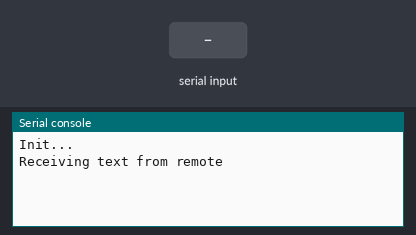
This program was run on a simulated Raspberry Pi Pico running MicroPython. Shown: the last lines printed to the serial console. The test bench sets the inputs (shaded band).

Above: at 1.2 s.
1.3 s: "1\n" received over the second serial link
At 2.5 s:
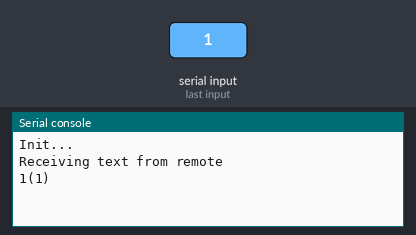
2.8 s: "0\n" received over the second serial link
At 3.8 s:
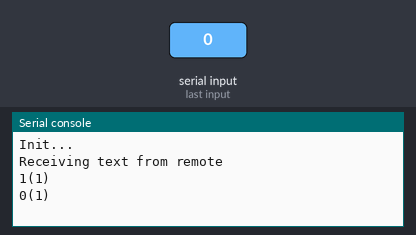
4.3 s: "2\n" received over the second serial link
At 5.1 s:
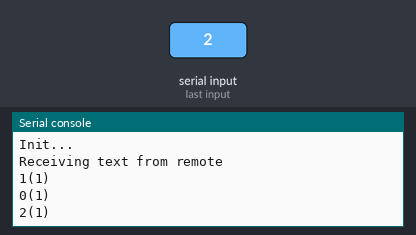

The program:

uarttextio.py
```python
from baseTextIo import *
from machine import UART, Pin
import select
import utime

class UartTextIo(baseTextIo):
    # constructor
    # for uartNo=0, tx/rx can be 0/1,12/13,16/17
    # for uartNo=1, tx/rx can be 4/5, 8/9
    def __init__(self, uartNo, baud, rxPin, txPin):
        self.poller = select.poll()
        self.uart = UART(uartNo, baud, rx=rxPin, tx=txPin)
        self.poller.register(self.uart, select.POLLIN)
        self.bufferSize = 1024                 # size of circular buffer to allocate
        self.buffer = [' '] * self.bufferSize
        self.nextIn = 0
        self.nextOut = 0
        self.echo = False

    def __readUart(self):
        events = self.poller.poll(0)
        for f in events:
            if f[0] == self.uart:
                chrs = self.uart.any()
                cnt = 0
                pos = 0
                while cnt < chrs:
                    cnt += 1
                    pos += 1
                    chr = self.uart.read(1)
                    #print("["+str(cnt)+"]="+str(chr))
                    # backspace
                    if self.echo:
                        self.Echo(chr)
                    if chr == b'\x7f':
                        if pos > 0:
                            pos -= 1
                            self.nextIn -= 1
                        continue
                    # ignored chars
                    if chr == b'\xff':
                        continue
                    # control key on terminal, skip all
                    if chr == b'\x1b' and cnt == 1:
                        cnt = chrs
                        continue
                    self.buffer[self.nextIn] = chr
                    self.nextIn += 1
                    if self.nextIn >= self.bufferSize:
                        self.nextIn = 0
                #print(str(chrs)+" chrs, ptr="+str(self.nextIn))
                return chrs
        return 0

    # Get line from system
    def GetLine(self):
        nchr = self.__readUart()

        if self.nextOut == self.nextIn:
            return ''
        n = self.nextOut
        while n < self.nextIn:
            #print("scan "+str(self.buffer[n]))
            asc = self.buffer[n]
            if asc == b'\n' or asc == b'\r':
                break
            n += 1
            if n == self.bufferSize:
                n = 0
            # No LF found
            if n == self.nextIn:
                return ''

        #print("got n="+str(n))
        lin = ''
        n += 1
        if n == self.bufferSize:
            n = 0
        while self.nextOut != n:
            addch = True
            lup = True
            asc = self.buffer[self.nextOut]
            if asc == b'\r' or asc == b'\n':
                addch = False
                lup = False

            #print("chk ["+str(self.nextOut)+"]:"+str(self.buffer[self.nextOut]))
            if addch:
                lin = lin + self.buffer[self.nextOut].decode('UTF-8')
            self.nextOut += 1
            if self.nextOut == self.bufferSize:
                self.nextOut = 0
            if not lup:
                break

        return lin

    def Echo(self, ch):
        self.uart.write(ch)

    def PutLine(self, line):
        newln = line + "\n"
        self.uart.write(newln)
        #print("PutLine:"+newln)

# Test code
if __name__=='__main__':
    print("Init...")
    myuart = UartTextIo(0, 115200, Pin(1), Pin(0))
    myuart.PutLine("Hello, enter some text:\r\n")
    print("Receiving text from remote")
    cnt = 0
    while True:
        ss = myuart.GetLine()
        if len(ss) < 1:
            utime.sleep(0.1)
            cnt += 1
            if cnt >= 100:
                myuart.PutLine("Hello! Reply me:\n\r")
                cnt = 0
        else:
            writeS = ss+"("+str(len(ss))+")"
            myuart.PutLine(writeS)
            print(writeS)
```

baseTextIo.py
```python
class baseTextIo:
    # Get line from system
    # returns string if a line is got
    def GetLine(self) -> str:
        st = ''
        return st

    # output a string
    def PutLine(self, line):
        pass
```

Measured:
- after the input at 1.3 s, the serial console: prints a new line at once (image 1)
- after the input at 2.8 s, the serial console: prints a new line at once (image 2)
- after the input at 4.3 s, the serial console: prints a new line at once (image 3)
